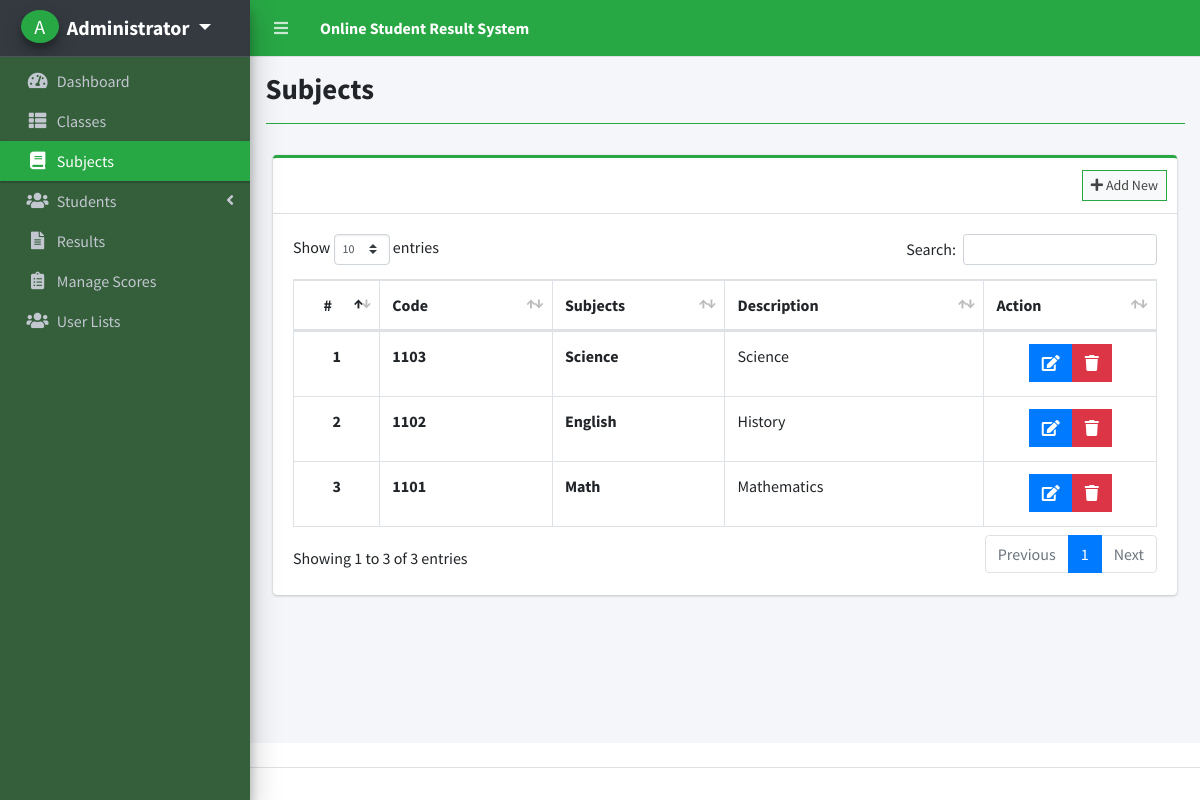
Page /index.php?page=subjects (signed in) on the committed database.
### tables this page shows
CREATE TABLE `subjects` (
  `id` int(30) NOT NULL,
  `subject_code` varchar(50) NOT NULL,
  `subject` varchar(200) NOT NULL,
  `description` text NOT NULL,
  `date_created` datetime NOT NULL DEFAULT current_timestamp()
);

### subjects.php (the view, shortened to what this page needs)
<?php include'db_connect.php' ?>
<div class="col-lg-12">
	<div class="card card-outline card-success">
		<div class="card-header">
			<div class="card-tools">
				<a class="btn btn-block btn-sm btn-default btn-flat border-success new_subject" href="javascript:void(0)"><i class="fa fa-plus"></i> Add New</a>
			</div>
		</div>
		<div class="card-body">
			<table class="table tabe-hover table-bordered" id="list">
				<colgroup>
					<col width="10%">
					<col width="20%">
					<col width="20%">
					<col width="30%">
					<col width="20%">
				</colgroup>
				<thead>
					<tr>
						<th class="text-center">#</th>
						<th>Code</th>
						<th>Subjects</th>
						<th>Description</th>
						<th>Action</th>
					</tr>
				</thead>
				<tbody>
					<?php
					$i = 1;
					$qry = $conn->query("SELECT * FROM subjects order by unix_timestamp(date_created) desc ");
					while($row= $qry->fetch_assoc()):
					?>
					<tr>
						<th class="text-center"><?php echo $i++ ?></th>
						<td><b><?php echo ucwords($row['subject_code']) ?></b></td>
						<td><b><?php echo ucwords($row['subject']) ?></b></td>
						<td><p class=""><?php echo $row['description'] ?></p></td>
						<td class="text-center">
		                    <div class="btn-group">
		                        <a href="javascript:void(0)" data-id='<?php echo $row['id'] ?>' class="btn btn-primary btn-flat manage_subject">
		                          <i class="fas fa-edit"></i>
		                        </a>
		                        <button type="button" class="btn btn-danger btn-flat delete_subject" data-id="<?php echo $row['id'] ?>">
		                          <i class="fas fa-trash"></i>
		                        </button>
	                      </div>
						</td>
					</tr>
				<?php endwhile; ?>
				</tbody>
			</table>
		</div>
	</div>
</div>

### rows in the picture
subjects: subject_code "1103", subject "Science", description "Science"
subjects: subject_code "1102", subject "English", description "History"
subjects: subject_code "1101", subject "Math", description "Mathematics"

### other values in the picture
$_SESSION['system']['name'] "Online Student Result System"
$_SESSION['login_firstname'].' '.$_SESSION['login_lastname'] "Administrator"
$title "Subjects"
